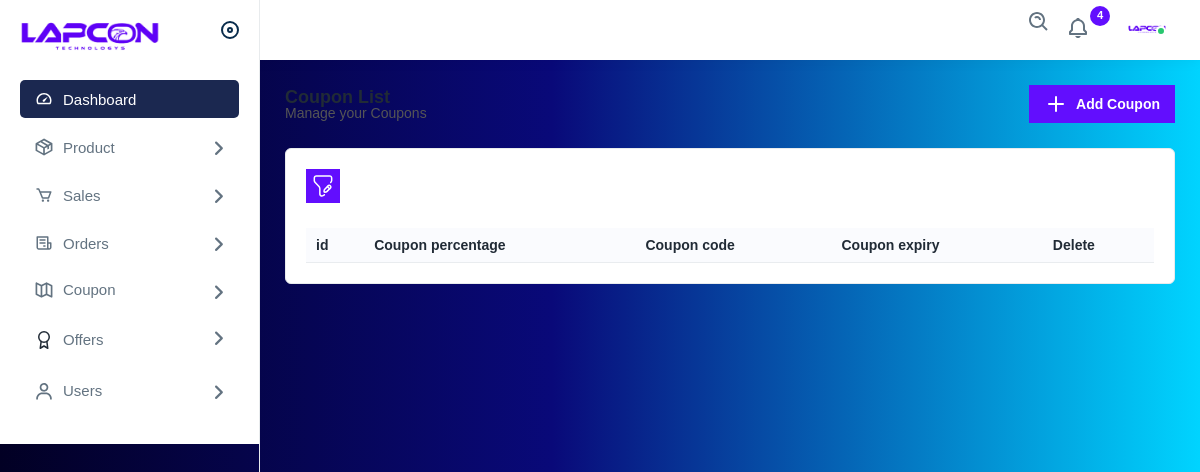
/admin_panel/list_coupons (signed in), run on an earlier commit of the app's database.
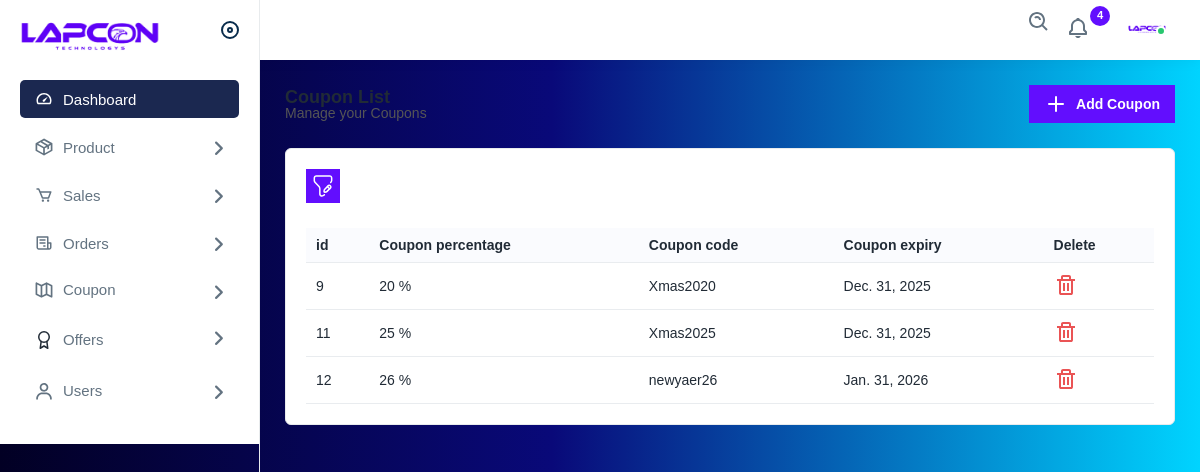
And on a later commit of the database.
### admin_panel/models.py (models this page shows, shortened)
class Coupon(models.Model):
    code = models.CharField(max_length=20)
    percentage = models.CharField(max_length=3)
    min_amount = models.DecimalField(max_digits=10, decimal_places=2, default=10.1)
    max_amount = models.DecimalField(max_digits=10, decimal_places=2, default=1000000)
    description = models.TextField(null=True,blank=True)
    is_active = models.BooleanField(default=True)
    created_at = models.DateField(auto_now_add=True)
    expiry = models.DateField()

### admin_panel/views.py (the view)
# urls.py: path('admin_panel/list_coupons', views.list_coupons, name='list_coupons'),
@login_required(login_url='admin_signin')
@user_passes_test(is_staff, login_url='/')
def list_coupons(request):
    coupons = Coupon.objects.all()
    return render(request,'admin/coupons_list.html',{'coupons':coupons})

### admin_panel/views.py (called while the page is built)
def is_staff(user):
    return user.is_staff

### templates/admin/coupons_list.html (shortened to what this page needs)
{% extends 'admin/layout.html' %}
{% load static %}
{% block content %}
<div class="page-wrapper">
    <div class="content">
        <div class="page-header">
            <div class="page-title">
                <h4>Coupon List</h4>
                <h6>Manage your Coupons</h6>
            </div>
            <div class="page-btn">
                <a href="{% url 'add_coupon' %}" class="btn btn-added"><img src="{% static 'img_admin/icons/plus.svg' %}" class="me-2"
                        alt="img">Add Coupon</a>
            </div>
        </div>
        <div class="card">
            <div class="card-body">
                <div class="table-top">
                    <div class="search-set">
                        <div class="search-path">
                            <a class="btn btn-filter" id="filter_search">
                                <img src="{% static 'img_admin/icons/filter.svg' %}" alt="img">
                            </a>
                        </div>
                        <div class="search-input">
                            <a class="btn btn-searchset"><img src="{% static 'img_admin/icons/search-white.svg' %}"
                                    alt="img"></a>
                        </div>
                    </div>
                </div>
                <div class="table-responsive">
                    <table class="table datanew">
                        <thead>
                            <tr>
                                <th>id</th>
                                <th>Coupon percentage</th>
                                <th>Coupon code</th>
                                <th>Coupon expiry</th>
                                <th>Delete</th>
                            </tr>
                        </thead>
                        <tbody>
                            {%for coupon in coupons%}
                                <tr>
                                    <td><a href="{% url 'edit_coupon' coupon.id %}">{{coupon.id}}</a></td>
                                    <td><a href="{% url 'edit_coupon' coupon.id %}">{{coupon.percentage}} %</a></td>
                                    <td><a href="{% url 'edit_coupon' coupon.id %}">{{coupon.code}}</a></td>
                                    <td><a href="{% url 'edit_coupon' coupon.id %}">{{coupon.expiry}}</a></td>
                                    <td>
                                        <a class="me-3 confirm-text" href="{% url 'delete_coupon' coupon.id %}">
                                            <img src="{% static 'img_admin/icons/delete.svg' %}" alt="img">
                                        </a>
                                    </td>
                                </tr>
                            {% endfor %}
                        </tbody>
                    </table>
                </div>
            </div>
        </div>
    </div>
</div>
{% endblock %}

What changed in the data, as far as the page shows it:
added Coupon: id "9", percentage "20", code "Xmas2020", expiry "Dec. 31, 2025"
added Coupon: id "11", percentage "25", code "Xmas2025", expiry "Dec. 31, 2025"
added Coupon: id "12", percentage "26", code "newyaer26", expiry "Jan. 31, 2026"
